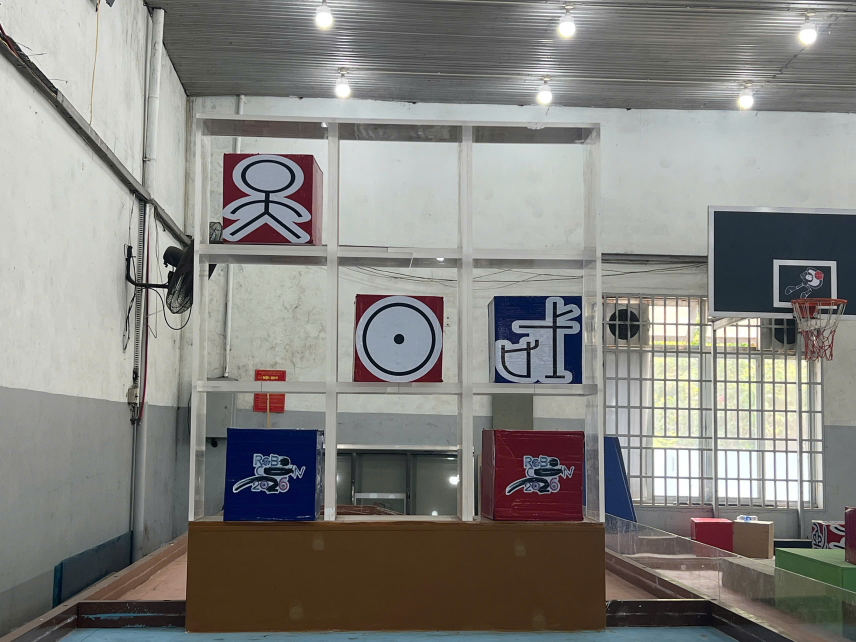
#> input picture main/matrix/real.jpg, 2568 x 1926 px, found by its file name (shown at 1/3 size)
$ python get_zone_matrix.py
#> lines starting #> are read from the running program, lines starting #| are printed output that depends on the picture; after the words box and inside, x2 and y2 are one past the last pixel; in counts of white or black regions, pixels touching at a corner belong together
import cv2
import numpy as np

# ================== CONFIG ==================
ROWS = 3
COLS = 3
OUT_SIZE = 640   # resize về 640x640

dragging_point = -1
points = []

# ================== MOUSE CALLBACK ==================
def mouse_callback(event, x, y, flags, param):
    global dragging_point, points

    if event == cv2.EVENT_LBUTTONDOWN:
        for i, p in enumerate(points):
            if abs(x - p[0]) < 10 and abs(y - p[1]) < 10:
                dragging_point = i
                break

    elif event == cv2.EVENT_MOUSEMOVE:
        if dragging_point != -1:
            points[dragging_point] = [x, y]

    elif event == cv2.EVENT_LBUTTONUP:
        dragging_point = -1


# ================== MAIN ==================
def process_grid(image_path):
#> called with image_path = 'matrix\\real.jpg'
    global points

    img = cv2.imread(image_path)
#> img is the input picture: shape (1926, 2568, 3); mean B, G, R 127.5, 131.5, 132.5
    img = cv2.resize(img, (640, 640))
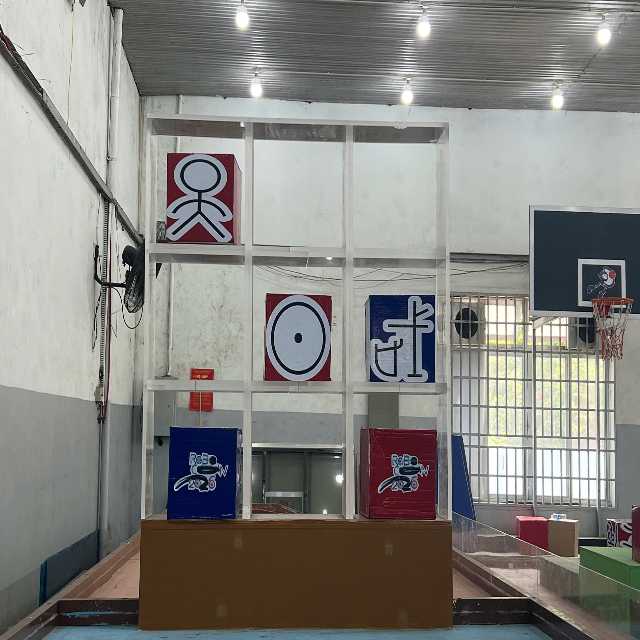
#> img: shape (640, 640, 3); mean B, G, R 127.4, 131.4, 132.4
    if img is None:
        print("Không tìm thấy ảnh!")
        return

    h, w = img.shape[:2]
#> h = 640; w = 640

    # ---- KHỞI TẠO 4 GÓC BAN ĐẦU (bạn kéo lại sau) ----
    points = [
        [int(w * 0.3), int(h * 0.3)],  # TL
        [int(w * 0.7), int(h * 0.3)],  # TR
        [int(w * 0.7), int(h * 0.7)],  # BR
        [int(w * 0.3), int(h * 0.7)]   # BL
    ]

    cv2.namedWindow("Adjust Corners")
    cv2.setMouseCallback("Adjust Corners", mouse_callback)

    while True:
        display = img.copy()

        # vẽ polygon
        for i in range(4):
            cv2.circle(display, tuple(points[i]), 6, (0, 0, 255), -1)
            cv2.line(display, tuple(points[i]), tuple(points[(i+1)%4]), (0,255,0), 2)
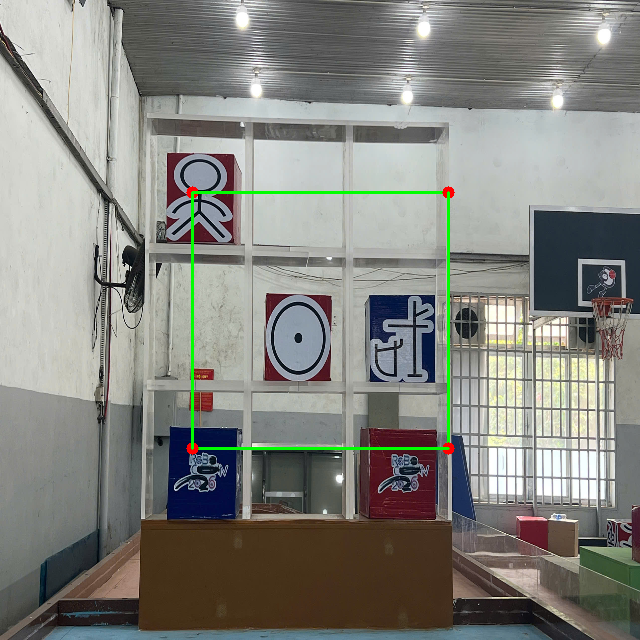
#> display: shape (640, 640, 3); 0.83% of pixels changed, all inside (x1, y1, x2, y2) = (186, 186, 455, 455)

        cv2.putText(display, "Keo 4 diem do, nhan SPACE de warp",
                    (20, 30), cv2.FONT_HERSHEY_SIMPLEX, 0.8, (255,255,0), 2)
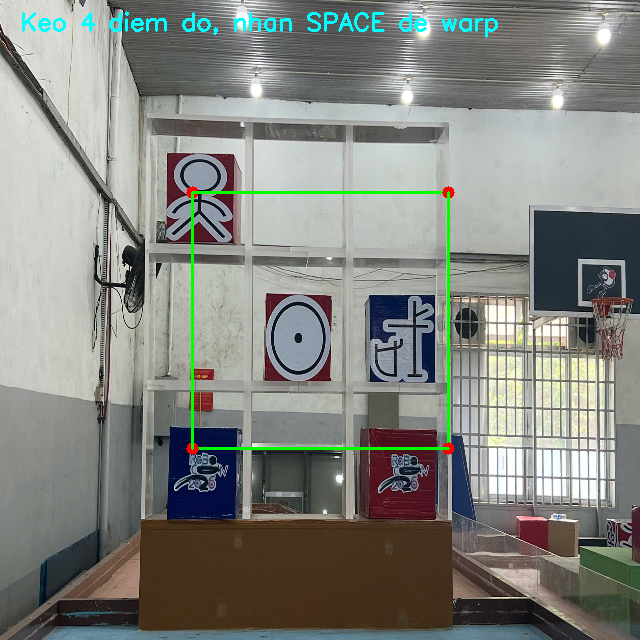
#> display: shape (640, 640, 3); 0.7% of pixels changed, all inside (x1, y1, x2, y2) = (22, 11, 498, 38)

        cv2.imshow("Adjust Corners", display)
        key = cv2.waitKey(1)
#> (key Esc is pressed here)

        if key == 32:  # SPACE
            print("\n===== TOA DO 4 DIEM DA CHON (theo thu tu TL, TR, BR, BL) =====")
            for i, p in enumerate(points):
                print(f"Point {i}: x={p[0]}, y={p[1]}")
            # format sẵn cho copy dán vào code
            print("\nDang numpy array:")
            print("src_points = np.float32([")
            for p in points:
                print(f" [{p[0]}, {p[1]}],")
                print("])\n")
            break
        elif key == 27:  # ESC
            cv2.destroyAllWindows()
            return

    cv2.destroyWindow("Adjust Corners")

    # ================== PERSPECTIVE WARP ==================
    src = np.float32(points)
    dst = np.float32([
        [0, 0],
        [OUT_SIZE, 0],
        [OUT_SIZE, OUT_SIZE],
        [0, OUT_SIZE]
    ])

    matrix = cv2.getPerspectiveTransform(src, dst)
    warped = cv2.warpPerspective(img, matrix, (OUT_SIZE, OUT_SIZE))

    # ================== GRID 3x3 ==================
    cell_h = OUT_SIZE // ROWS
    cell_w = OUT_SIZE // COLS

    for r in range(ROWS):
        for c in range(COLS):
            x1 = c * cell_w
            y1 = r * cell_h
            x2 = x1 + cell_w
            y2 = y1 + cell_h

            cv2.rectangle(warped, (x1, y1), (x2, y2), (0,255,0), 2)
            cv2.putText(warped, f"{r},{c}", (x1+10, y1+30),
                        cv2.FONT_HERSHEY_SIMPLEX, 0.7, (0,0,255), 2)
            print("Cell:", r, c, "Coords:", x1, y1, x2, y2)

    cv2.imshow("Warped + Grid 3x3 (640x640)", warped)
    cv2.waitKey(0)
    cv2.destroyAllWindows()


# ================== RUN ==================
if __name__ == "__main__":
    process_grid(r"matrix\real.jpg")

$ run again, with main/matrix/image.png saved as main/matrix/real.jpg
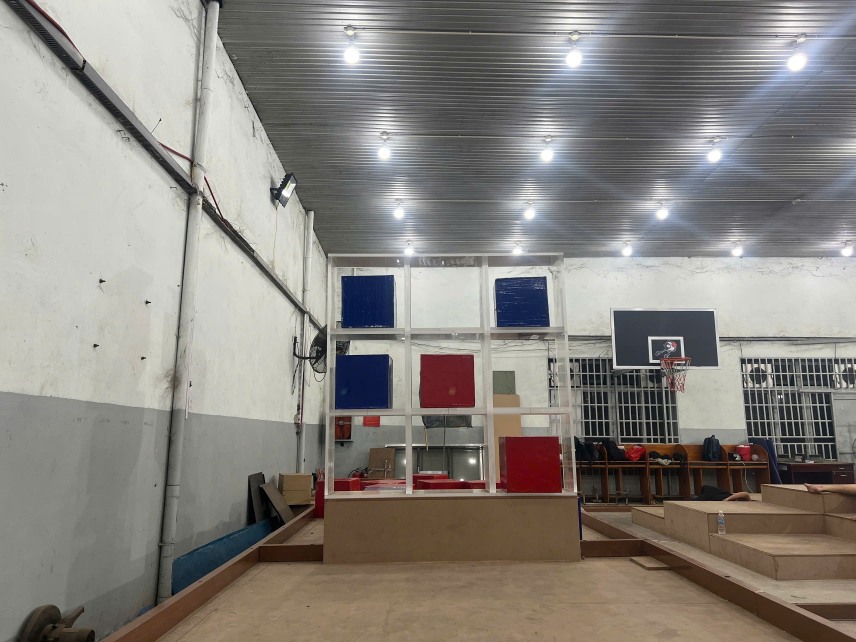
#> input picture main/matrix/image.png, 2568 x 1926 px, found by its file name (shown at 1/3 size)
#> in process_grid, img is the input picture: shape (1926, 2568, 3); mean B, G, R 125.9, 131.5, 135.9
#> img: shape (640, 640, 3)
#> after the loop in process_grid, `for i in range(4):`:
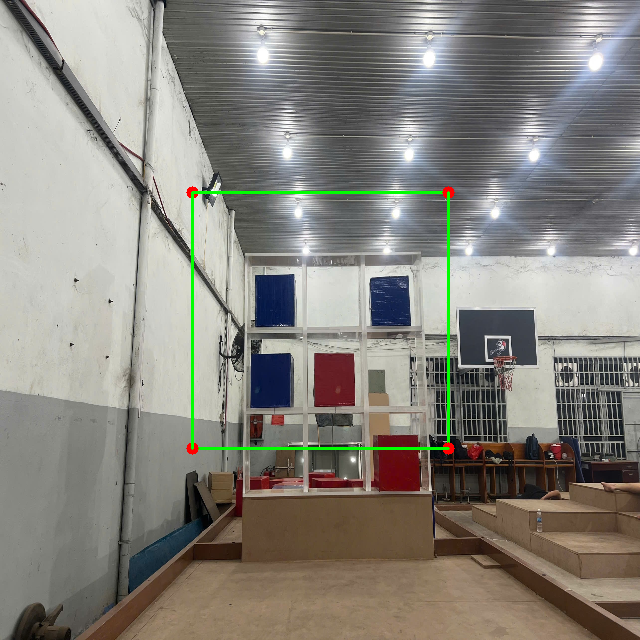
#> display: shape (640, 640, 3); mean B, G, R 124.7, 132.2, 134.9
#> in process_grid, `cv2.putText(display, "Keo 4 diem do, nhan SPACE de warp", (20, 30), cv..`:
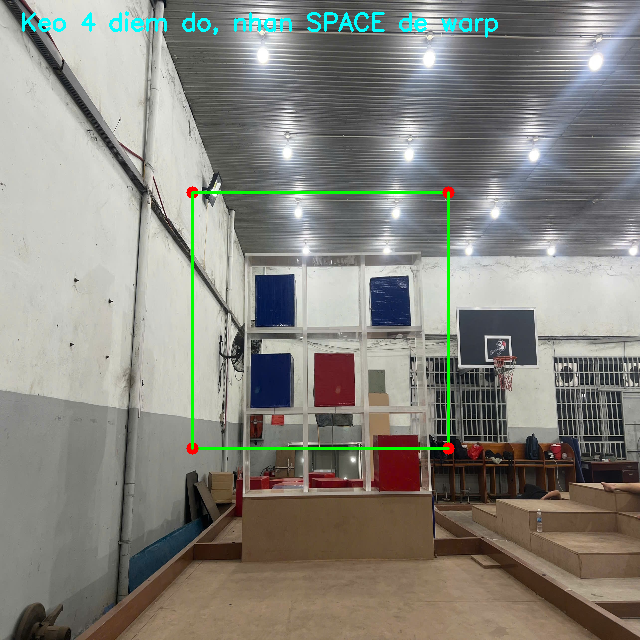
#> display: shape (640, 640, 3); 0.7% of pixels changed, all inside (x1, y1, x2, y2) = (22, 11, 498, 38)
